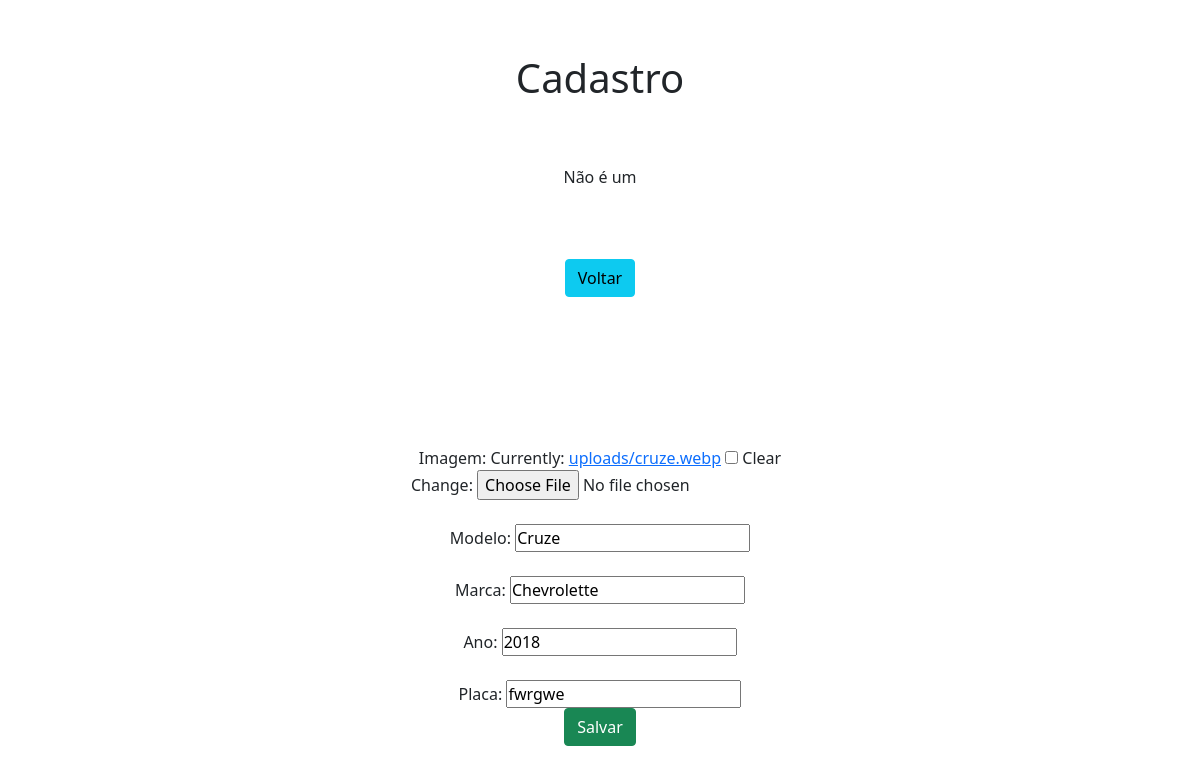
The page /edit/5/ on the database its author committed.
### app/models.py (models this page shows)
class Carro(models.Model):
    imagem = models.ImageField(
        blank=True, upload_to="uploads", default="media/uploads/padraoCarro.jpg"
    )
    modelo = models.CharField(max_length=50)
    marca = models.CharField(max_length=50)
    ano = models.IntegerField()
    placa = models.CharField(max_length=50)

### app/views.py (the view)
# urls.py: path("edit/<int:pk>/", edit, name="edit"),
def edit(request, pk):
    context = {
        "db": Carro.objects.get(pk=pk),
    }
    context["form"] = CarroForm(instance=context["db"])
    return render(request, "form.html", context)
    """ data = {}
  data['db'] = Carro.objects.get(pk=pk)
  data['form'] = CarroForm(instance=data['db'])
  return render(request, 'form.html', data) """

### app/forms.py
class CarroForm(forms.ModelForm):
    class Meta:
        model = Carro
        fields = ["imagem", "modelo", "marca", "ano", "placa"]

### app/templates/form.html (shortened to what this page needs)
<!DOCTYPE html>
<html lang="pt-br">
<head>
  <link href="https://cdn.jsdelivr.net/npm/bootstrap@5.0.2/dist/css/bootstrap.min.css" rel="stylesheet">
  <link rel="stylesheet" href="./static/css/style.css">
</head>
<body>
  <div class="col-8 m-auto pt-2 pb-2 text-center">
    <h1>Cadastro</h1>
  </div>
  {% if carro.modelo.pk == "corola" %}
    Esse é um carro: {{carro}}
  {% else %}
    Não é um {{carro}}
  {% endif %}
  <div class="col-8 m-auto pt-4 pb-2 text-center">
    <a href="/" class="btn btn-info">Voltar</a>
  </div>
  <div class="col-8 m-auto pt-4 pb-2 text-center">
    <form name="form" id="form" action="{% if db %}/update/{{db.id}}{% else %}/create/{% endif %}" method="post" enctype="multipart/form-data" >
      <div class="form-group mt-4">Imagem: {{form.imagem}}
      </div>
      <div class="form-group mt-4">Modelo: {{form.modelo}}</div>
      <div class="form-group mt-4">Marca: {{form.marca}}</div>
      <div class="form-group mt-4">Ano: {{form.ano}}</div>
      <div class="form-group mt-4">Placa: {{form.placa}}</div>
      <input  type="submit" class="btn btn-success" value="Salvar"  placeholder="" pattern="">
    </form>
  </div>
  {% load static %}
</body>
</html>

### app/static/css/style.css (style rules this page uses)
* { padding: 0; margin: 0; box-sizing: border-box; }
body { display: flex; justify-content: center; align-items: center; flex-direction: column; width: 100%; height: 100vh; background-color: white; }

### rows shown on the page
Carro: modelo "Cruze", marca "Chevrolette", ano "2018", placa "fwrgwe"
